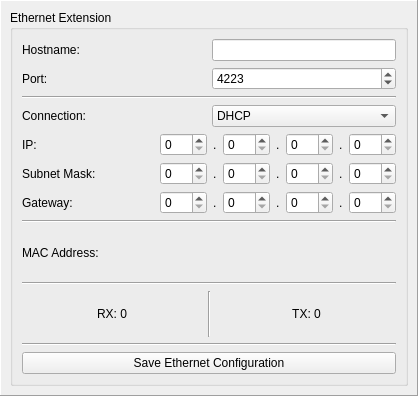
<?xml version="1.0" encoding="UTF-8"?>
<ui version="4.0">
 <class>Ethernet</class>
 <widget class="QWidget" name="Ethernet">
  <property name="geometry">
   <rect>
    <x>0</x>
    <y>0</y>
    <width>418</width>
    <height>396</height>
   </rect>
  </property>
  <property name="windowTitle">
   <string>Form</string>
  </property>
  <layout class="QVBoxLayout" name="verticalLayout">
   <property name="spacing">
    <number>0</number>
   </property>
   <property name="margin">
    <number>0</number>
   </property>
   <item>
    <widget class="QFrame" name="frame">
     <property name="frameShape">
      <enum>QFrame::Panel</enum>
     </property>
     <property name="frameShadow">
      <enum>QFrame::Raised</enum>
     </property>
     <layout class="QHBoxLayout" name="horizontalLayout_3">
      <item>
       <widget class="QGroupBox" name="groupBox">
        <property name="title">
         <string>Ethernet Extension</string>
        </property>
        <layout class="QVBoxLayout" name="verticalLayout_2">
         <item>
          <layout class="QHBoxLayout" name="horizontalLayout_8">
           <item>
            <widget class="QLabel" name="ethernet_hostname_label">
             <property name="text">
              <string>Hostname:</string>
             </property>
            </widget>
           </item>
           <item>
            <widget class="QLineEdit" name="ethernet_hostname">
             <property name="sizePolicy">
              <sizepolicy hsizetype="Minimum" vsizetype="Fixed">
               <horstretch>0</horstretch>
               <verstretch>0</verstretch>
              </sizepolicy>
             </property>
             <property name="toolTip">
              <string>Up to 15 chars, leave empty for default</string>
             </property>
             <property name="maxLength">
              <number>32</number>
             </property>
            </widget>
           </item>
          </layout>
         </item>
         <item>
          <layout class="QHBoxLayout" name="horizontalLayout_2">
           <item>
            <widget class="QLabel" name="label">
             <property name="text">
              <string>Port:</string>
             </property>
            </widget>
           </item>
           <item>
            <widget class="QSpinBox" name="ethernet_port">
             <property name="maximum">
              <number>65535</number>
             </property>
             <property name="value">
              <number>4223</number>
             </property>
            </widget>
           </item>
          </layout>
         </item>
         <item>
          <widget class="Line" name="line_3">
           <property name="orientation">
            <enum>Qt::Horizontal</enum>
           </property>
          </widget>
         </item>
         <item>
          <layout class="QHBoxLayout" name="horizontalLayout_9">
           <item>
            <widget class="QLabel" name="label_7">
             <property name="sizePolicy">
              <sizepolicy hsizetype="Minimum" vsizetype="Preferred">
               <horstretch>0</horstretch>
               <verstretch>0</verstretch>
              </sizepolicy>
             </property>
             <property name="text">
              <string>Connection:</string>
             </property>
            </widget>
           </item>
           <item>
            <widget class="QComboBox" name="ethernet_connection">
             <item>
              <property name="text">
               <string>DHCP</string>
              </property>
             </item>
             <item>
              <property name="text">
               <string>Static IP</string>
              </property>
             </item>
            </widget>
           </item>
          </layout>
         </item>
         <item>
          <layout class="QHBoxLayout" name="horizontalLayout_6">
           <item>
            <widget class="QLabel" name="ethernet_ip_label">
             <property name="text">
              <string>IP:</string>
             </property>
            </widget>
           </item>
           <item>
            <spacer name="ethernet_ip_spacer">
             <property name="orientation">
              <enum>Qt::Horizontal</enum>
             </property>
             <property name="sizeHint" stdset="0">
              <size>
               <width>40</width>
               <height>0</height>
              </size>
             </property>
            </spacer>
           </item>
           <item>
            <widget class="QSpinBox" name="ethernet_ip4">
             <property name="maximum">
              <number>255</number>
             </property>
            </widget>
           </item>
           <item>
            <widget class="QLabel" name="ethernet_dot1">
             <property name="sizePolicy">
              <sizepolicy hsizetype="Minimum" vsizetype="Preferred">
               <horstretch>0</horstretch>
               <verstretch>0</verstretch>
              </sizepolicy>
             </property>
             <property name="text">
              <string>.</string>
             </property>
            </widget>
           </item>
           <item>
            <widget class="QSpinBox" name="ethernet_ip3">
             <property name="maximum">
              <number>255</number>
             </property>
            </widget>
           </item>
           <item>
            <widget class="QLabel" name="ethernet_dot2">
             <property name="sizePolicy">
              <sizepolicy hsizetype="Minimum" vsizetype="Preferred">
               <horstretch>0</horstretch>
               <verstretch>0</verstretch>
              </sizepolicy>
             </property>
             <property name="text">
              <string>.</string>
             </property>
            </widget>
           </item>
           <item>
            <widget class="QSpinBox" name="ethernet_ip2">
             <property name="maximum">
              <number>255</number>
             </property>
            </widget>
           </item>
           <item>
            <widget class="QLabel" name="ethernet_dot3">
             <property name="sizePolicy">
              <sizepolicy hsizetype="Minimum" vsizetype="Preferred">
               <horstretch>0</horstretch>
               <verstretch>0</verstretch>
              </sizepolicy>
             </property>
             <property name="text">
              <string>.</string>
             </property>
            </widget>
           </item>
           <item>
            <widget class="QSpinBox" name="ethernet_ip1">
             <property name="maximum">
              <number>255</number>
             </property>
            </widget>
           </item>
          </layout>
         </item>
         <item>
          <layout class="QHBoxLayout" name="horizontalLayout_4">
           <item>
            <widget class="QLabel" name="ethernet_sub_label">
             <property name="text">
              <string>Subnet Mask:</string>
             </property>
            </widget>
           </item>
           <item>
            <spacer name="ethernet_sub_spacer">
             <property name="orientation">
              <enum>Qt::Horizontal</enum>
             </property>
             <property name="sizeHint" stdset="0">
              <size>
               <width>40</width>
               <height>0</height>
              </size>
             </property>
            </spacer>
           </item>
           <item>
            <widget class="QSpinBox" name="ethernet_sub4">
             <property name="maximum">
              <number>255</number>
             </property>
            </widget>
           </item>
           <item>
            <widget class="QLabel" name="ethernet_dot4">
             <property name="text">
              <string>.</string>
             </property>
            </widget>
           </item>
           <item>
            <widget class="QSpinBox" name="ethernet_sub3">
             <property name="maximum">
              <number>255</number>
             </property>
            </widget>
           </item>
           <item>
            <widget class="QLabel" name="ethernet_dot5">
             <property name="text">
              <string>.</string>
             </property>
            </widget>
           </item>
           <item>
            <widget class="QSpinBox" name="ethernet_sub2">
             <property name="maximum">
              <number>255</number>
             </property>
            </widget>
           </item>
           <item>
            <widget class="QLabel" name="ethernet_dot6">
             <property name="text">
              <string>.</string>
             </property>
            </widget>
           </item>
           <item>
            <widget class="QSpinBox" name="ethernet_sub1">
             <property name="maximum">
              <number>255</number>
             </property>
            </widget>
           </item>
          </layout>
         </item>
         <item>
          <layout class="QHBoxLayout" name="horizontalLayout_15">
           <item>
            <widget class="QLabel" name="ethernet_gw_label">
             <property name="text">
              <string>Gateway:</string>
             </property>
            </widget>
           </item>
           <item>
            <spacer name="ethernet_gw_spacer">
             <property name="orientation">
              <enum>Qt::Horizontal</enum>
             </property>
             <property name="sizeHint" stdset="0">
              <size>
               <width>40</width>
               <height>0</height>
              </size>
             </property>
            </spacer>
           </item>
           <item>
            <widget class="QSpinBox" name="ethernet_gw4">
             <property name="maximum">
              <number>255</number>
             </property>
            </widget>
           </item>
           <item>
            <widget class="QLabel" name="ethernet_dot7">
             <property name="text">
              <string>.</string>
             </property>
            </widget>
           </item>
           <item>
            <widget class="QSpinBox" name="ethernet_gw3">
             <property name="maximum">
              <number>255</number>
             </property>
            </widget>
           </item>
           <item>
            <widget class="QLabel" name="ethernet_dot8">
             <property name="text">
              <string>.</string>
             </property>
            </widget>
           </item>
           <item>
            <widget class="QSpinBox" name="ethernet_gw2">
             <property name="maximum">
              <number>255</number>
             </property>
            </widget>
           </item>
           <item>
            <widget class="QLabel" name="ethernet_dot9">
             <property name="text">
              <string>.</string>
             </property>
            </widget>
           </item>
           <item>
            <widget class="QSpinBox" name="ethernet_gw1">
             <property name="maximum">
              <number>255</number>
             </property>
            </widget>
           </item>
          </layout>
         </item>
         <item>
          <widget class="Line" name="line_5">
           <property name="orientation">
            <enum>Qt::Horizontal</enum>
           </property>
          </widget>
         </item>
         <item>
          <layout class="QHBoxLayout" name="mac_layout">
           <item>
            <widget class="QLabel" name="label_2">
             <property name="text">
              <string>MAC Address:</string>
             </property>
            </widget>
           </item>
           <item>
            <spacer name="horizontalSpacer_4">
             <property name="orientation">
              <enum>Qt::Horizontal</enum>
             </property>
             <property name="sizeHint" stdset="0">
              <size>
               <width>40</width>
               <height>20</height>
              </size>
             </property>
            </spacer>
           </item>
          </layout>
         </item>
         <item>
          <widget class="Line" name="line">
           <property name="orientation">
            <enum>Qt::Horizontal</enum>
           </property>
          </widget>
         </item>
         <item>
          <layout class="QHBoxLayout" name="horizontalLayout_5">
           <item>
            <spacer name="horizontalSpacer_2">
             <property name="orientation">
              <enum>Qt::Horizontal</enum>
             </property>
             <property name="sizeHint" stdset="0">
              <size>
               <width>40</width>
               <height>20</height>
              </size>
             </property>
            </spacer>
           </item>
           <item>
            <widget class="QLabel" name="ethernet_count_rx">
             <property name="text">
              <string>RX: 0</string>
             </property>
             <property name="alignment">
              <set>Qt::AlignCenter</set>
             </property>
            </widget>
           </item>
           <item>
            <spacer name="horizontalSpacer_3">
             <property name="orientation">
              <enum>Qt::Horizontal</enum>
             </property>
             <property name="sizeHint" stdset="0">
              <size>
               <width>40</width>
               <height>20</height>
              </size>
             </property>
            </spacer>
           </item>
           <item>
            <widget class="Line" name="line_4">
             <property name="orientation">
              <enum>Qt::Vertical</enum>
             </property>
            </widget>
           </item>
           <item>
            <spacer name="horizontalSpacer_5">
             <property name="orientation">
              <enum>Qt::Horizontal</enum>
             </property>
             <property name="sizeHint" stdset="0">
              <size>
               <width>40</width>
               <height>20</height>
              </size>
             </property>
            </spacer>
           </item>
           <item>
            <widget class="QLabel" name="ethernet_count_tx">
             <property name="text">
              <string>TX: 0</string>
             </property>
             <property name="alignment">
              <set>Qt::AlignCenter</set>
             </property>
            </widget>
           </item>
           <item>
            <spacer name="horizontalSpacer_7">
             <property name="orientation">
              <enum>Qt::Horizontal</enum>
             </property>
             <property name="sizeHint" stdset="0">
              <size>
               <width>40</width>
               <height>20</height>
              </size>
             </property>
            </spacer>
           </item>
          </layout>
         </item>
         <item>
          <widget class="Line" name="line_2">
           <property name="orientation">
            <enum>Qt::Horizontal</enum>
           </property>
          </widget>
         </item>
         <item>
          <layout class="QHBoxLayout" name="horizontalLayout">
           <item>
            <widget class="QPushButton" name="ethernet_save">
             <property name="text">
              <string>Save Ethernet Configuration</string>
             </property>
            </widget>
           </item>
          </layout>
         </item>
        </layout>
       </widget>
      </item>
     </layout>
    </widget>
   </item>
  </layout>
 </widget>
 <resources/>
 <connections/>
</ui>
